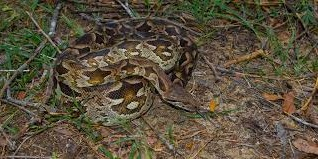
#> input picture augimg/Acrantophis madagascariensis/bAcrantophis madagascariensis3.jpeg, 318 x 159 px, given as the content of the folder Images, which was not available
$ python img_augmentation.py
#> lines starting #> are read from the running program, lines starting #| are printed output that depends on the picture; pictures that were not available may be replaced by others from this repository, and a replacement may not be noted
import cv2
import os
import numpy as np

for folder in os.listdir('Images'):
    if folder.find('py') == -1:
        os.mkdir(f'augimg/{folder}')
        for images in os.listdir(f'Images/{folder}'):

            img = cv2.imread(f'Images/{folder}/{images}')
#> img is the input picture: shape (159, 318, 3); mean B, G, R 60.8, 80.1, 90
            height, width = img.shape[:2]
#> height = 159; width = 318
            rotation_matrix = cv2.getRotationMatrix2D((width/2,height/2),20,.5)
            rotated_image = cv2.warpAffine(img,rotation_matrix,(width,height))
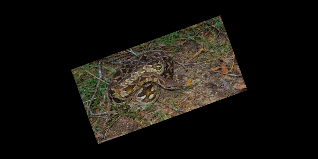
#> rotated_image: shape (159, 318, 3); mean B, G, R 15.2, 20, 22.5

            bright = np.ones(img.shape , dtype="uint8") * 50
            brightincrease = cv2.add(img,bright)
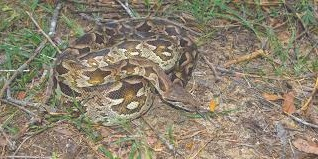
#> brightincrease: shape (159, 318, 3); mean B, G, R 110.8, 130.1, 140

            flip = cv2.flip(img,3)
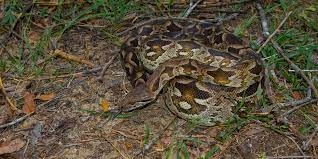
#> flip: shape (159, 318, 3); mean B, G, R 60.8, 80.1, 90
            flip2 = cv2.flip(img,2)
            flip3 = cv2.flip(img,1)
            flip4 = cv2.flip(img,0)
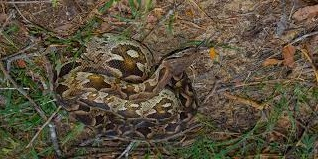
#> flip4: shape (159, 318, 3); mean B, G, R 60.8, 80.1, 90
            flip5 = cv2.flip(img,-1)
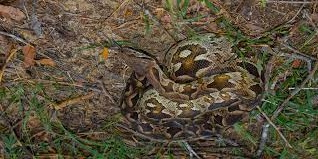
#> flip5: shape (159, 318, 3); mean B, G, R 60.8, 80.1, 90


            cv2.imwrite(f'augimg/{folder}/orgi-{images}', img)
            cv2.imwrite(f'augimg/{folder}/x{images}', rotated_image)
            cv2.imwrite(f'augimg/{folder}/y{images}', brightincrease)
            cv2.imwrite(f'augimg/{folder}/z{images}', flip)
            cv2.imwrite(f'augimg/{folder}/a{images}', flip2)
            cv2.imwrite(f'augimg/{folder}/b{images}', flip3)
            cv2.imwrite(f'augimg/{folder}/c{images}', flip4)
            cv2.imwrite(f'augimg/{folder}/d{images}', flip5)

cv2.waitKey(0)
cv2.destroyAllWindows()

$ run again, on augimg/Alligator sinensis/bAlligator sinensis8.jpeg
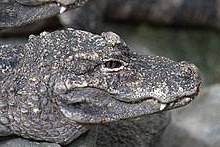
#> input picture augimg/Alligator sinensis/bAlligator sinensis8.jpeg, 220 x 147 px, given as the content of the folder Images, which was not available
#> img is the input picture: shape (147, 220, 3); mean B, G, R 95.3, 95.8, 97.5
#> `flip4 = cv2.flip(img,0)`:
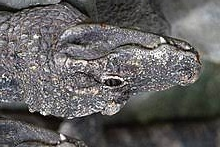
#> flip4: shape (147, 220, 3); mean B, G, R 95.3, 95.8, 97.5
#> `flip5 = cv2.flip(img,-1)`:
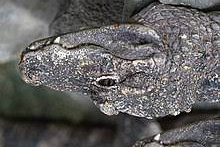
#> flip5: shape (147, 220, 3); mean B, G, R 95.3, 95.8, 97.5
